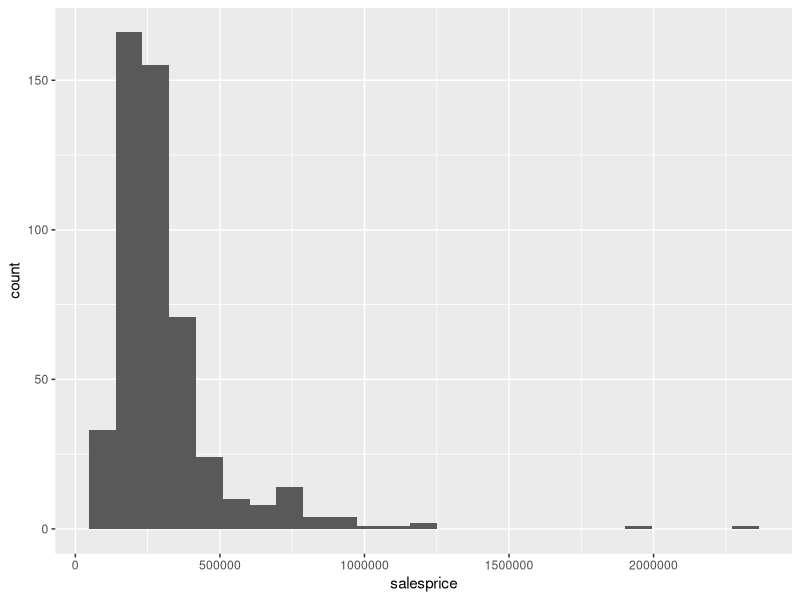
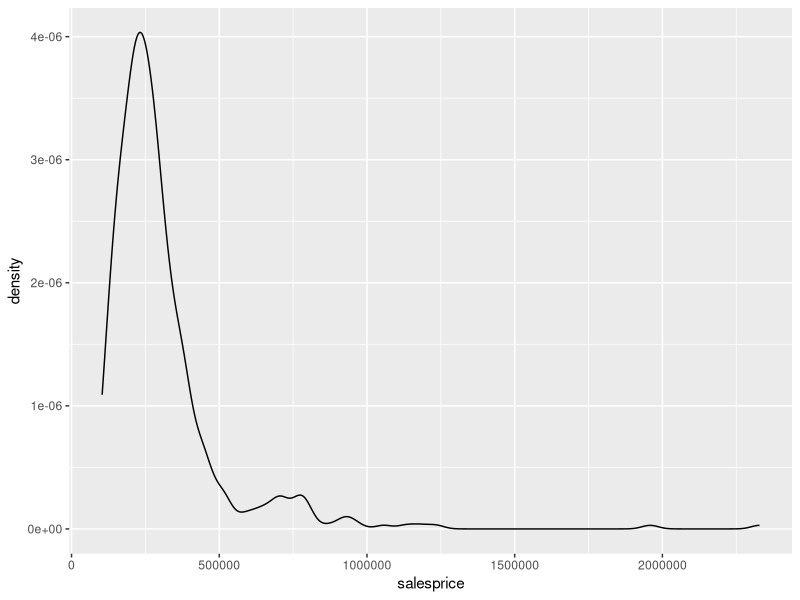
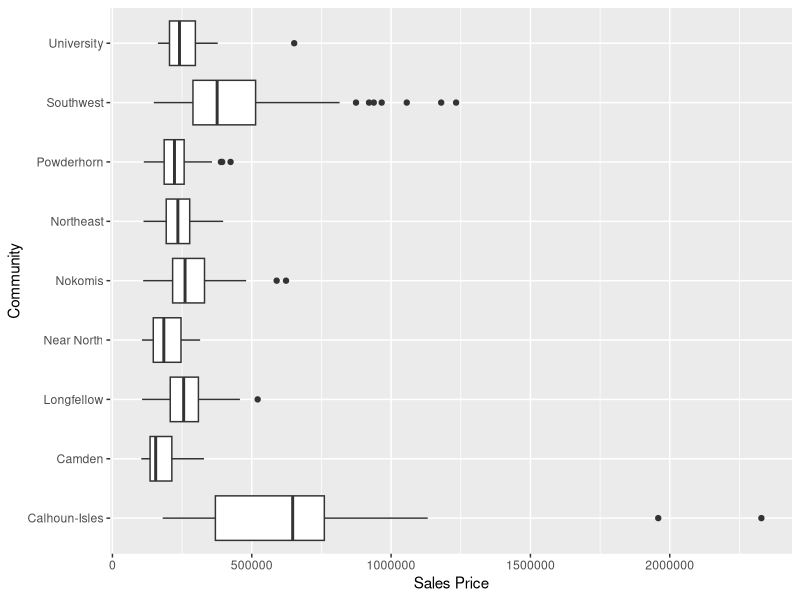
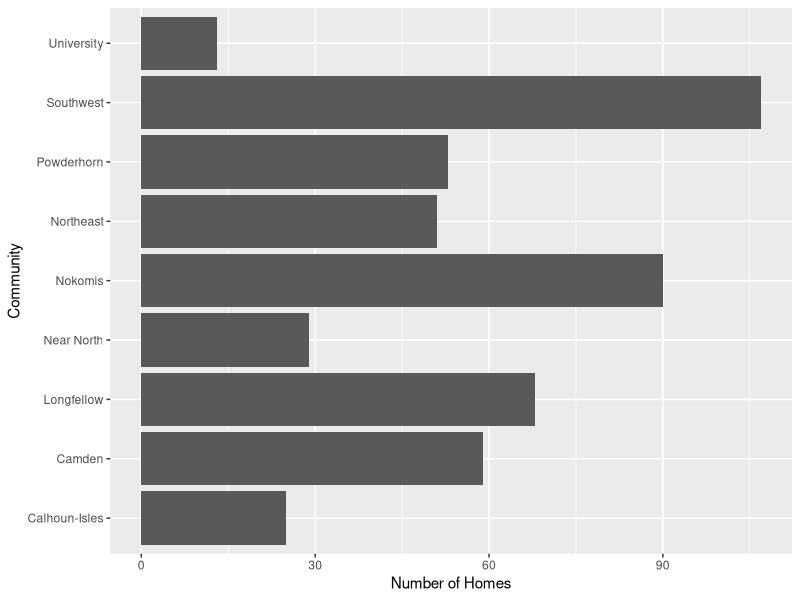
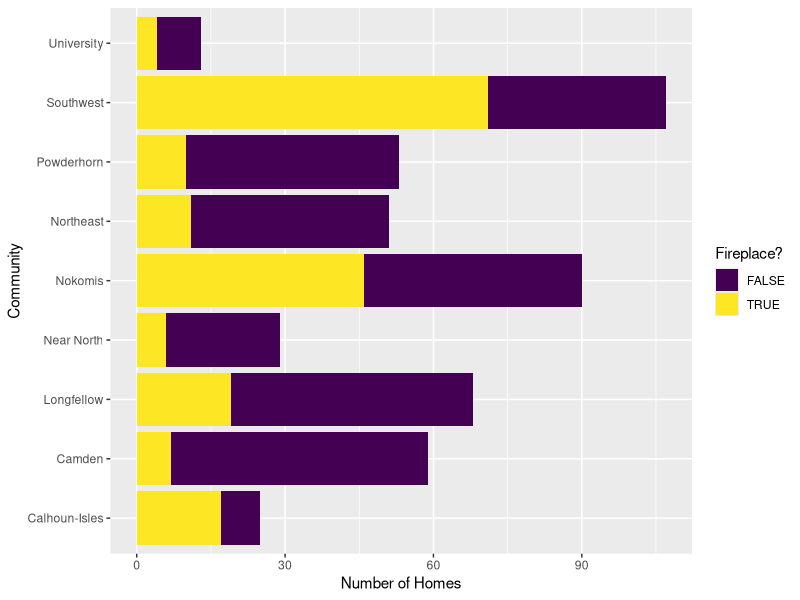
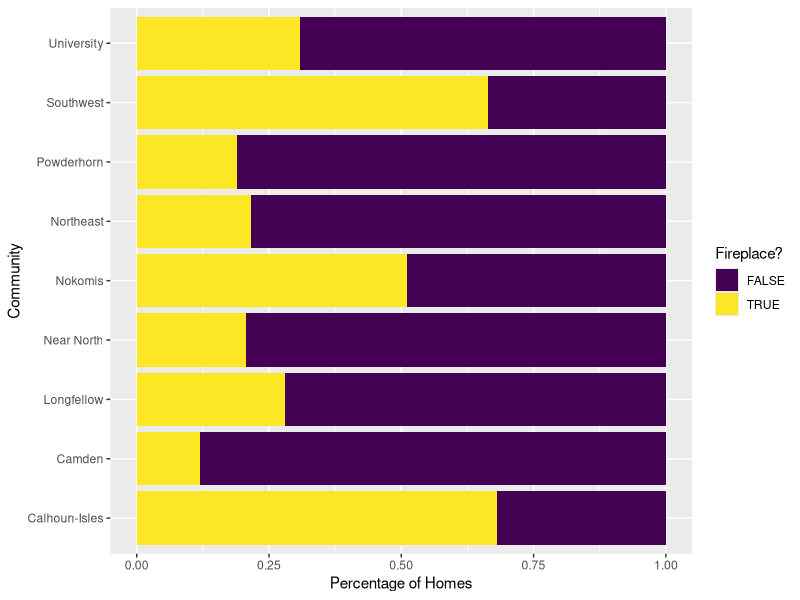
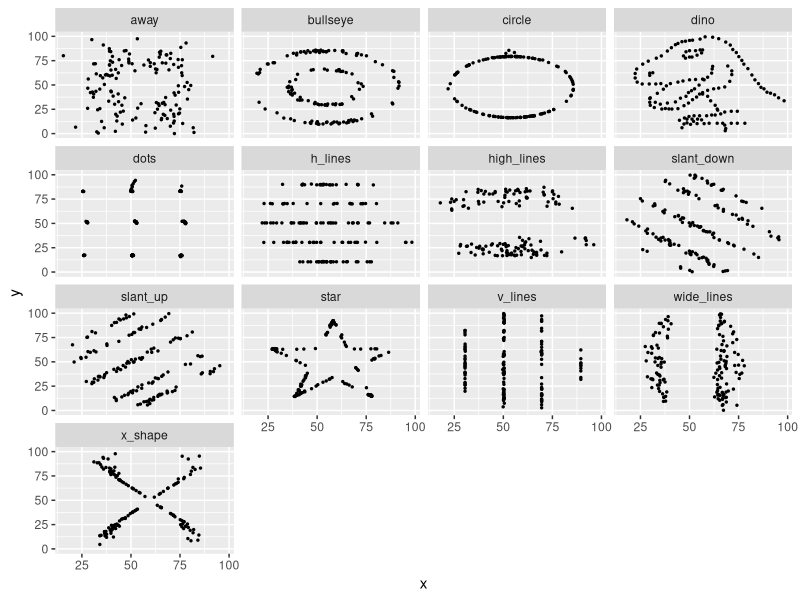

Source code (R) for these figures, in order:
## ---- chunk 1
library(tidyverse)
## ---- chunk 2
mn_homes <- read_csv("mn_homes.csv")
## ---- chunk 3
glimpse(mn_homes$community)
## ---- chunk 4
summary(mn_homes$beds)
## ---- chunk 5
ggplot(data = mn_homes, 
       mapping = aes(x = salesprice)) + 
   geom_histogram(bins = 25)
## ---- chunk 6
ggplot(data = mn_homes, 
       mapping = aes(x = salesprice)) + 
   geom_density()
## ---- chunk 7
ggplot(data = mn_homes, 
       mapping = aes(x = community, y = salesprice)) + 
       geom_boxplot() + coord_flip() + 
       labs(main= "Sales Price by Community", x= "Community", y="Sales Price")
## ---- chunk 8
ggplot(data = mn_homes) + 
  geom_bar(mapping = aes(x = community)) + coord_flip() + 
  labs(main= "Homes by Community", x= "Community", y="Number of Homes")
## ---- chunk 9
library(viridis)
ggplot(data = mn_homes, mapping = aes(x = community, fill = fireplace)) + 
  geom_bar() +
  coord_flip() + 
  scale_fill_viridis(discrete=TRUE, option = "D", name="Fireplace?") +
  labs(main= "Fireplaces by Community", x= "Community", y="Number of Homes")
## ---- chunk 10
ggplot(data = mn_homes, mapping = aes(x = community, fill = fireplace)) + 
  geom_bar(position = "fill") + coord_flip() + 
  scale_fill_viridis(discrete=TRUE, option = "D", name="Fireplace?") +
  labs(main= "Percentage of Homes with a Fireplace by Community", x=
  "Community", y="Percentage of Homes")
## ---- chunk 11
datasaurus_dozen <- read_csv("datasaurus_dozen.csv")
## ---- chunk 12
glimpse(datasaurus_dozen)
## ---- chunk 13
datasaurus_dozen %>% 
   group_by(dataset) %>%
   summarize(r = cor(x, y), 
             mean_y = mean(y),
             mean_x = mean(x),
             sd_x = sd(x),
             sd_y = sd(y))
## ---- chunk 14
ggplot(data = datasaurus_dozen, 
       mapping = aes(x = x, y = y)) + 
   geom_point(size = .5) + 
   facet_wrap( ~ dataset)
